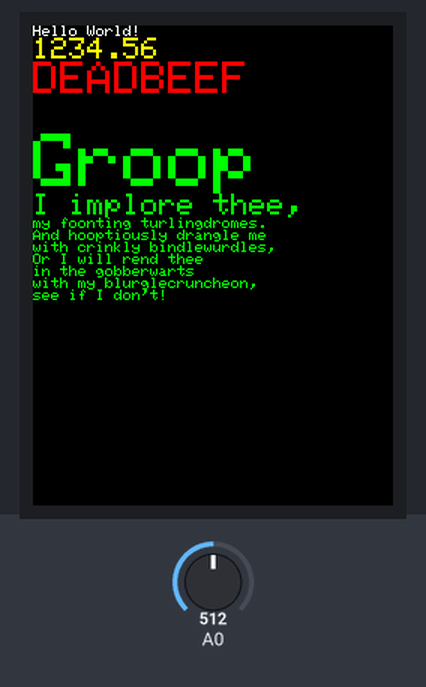
Bench run of a sketch on a simulated Arduino Uno, built with avr-gcc and run on an emulated ATmega328P. Shown: 240×320 colour display. The inputs (shaded band) are chosen by the test bench; at power-on: A0 = 512. What the sketch prints to the serial monitor is not drawn.

Above: at 0.3 s.

The sketch:

Test_LCD_spfd5408_24-9-15.ino
```cpp
// IMPORTANT: Adafruit_TFTLCD LIBRARY MUST BE SPECIFICALLY
// CONFIGURED FOR EITHER THE TFT SHIELD OR THE BREAKOUT BOARD.
// SEE RELEVANT COMMENTS IN Adafruit_TFTLCD.h FOR SETUP.

// Modified for SPFD5408 Library by Joao Lopes
// Version 0.9.2 - Rotation for Mega and screen initial

// *** SPFD5408 change -- Begin
#include <SPFD5408_Adafruit_GFX.h>    // Core graphics library
#include <SPFD5408_Adafruit_TFTLCD.h> // Hardware-specific library
#include <SPFD5408_TouchScreen.h>
// *** SPFD5408 change -- End

// The control pins for the LCD can be assigned to any digital or
// analog pins...but we'll use the analog pins as this allows us to
// double up the pins with the touch screen (see the TFT paint example).
#define LCD_CS A3 // Chip Select goes to Analog 3
#define LCD_CD A2 // Command/Data goes to Analog 2
#define LCD_WR A1 // LCD Write goes to Analog 1
#define LCD_RD A0 // LCD Read goes to Analog 0

#define LCD_RESET A4 // Can alternately just connect to Arduino's reset pin

// When using the BREAKOUT BOARD only, use these 8 data lines to the LCD:
// For the Arduino Uno, Duemilanove, Diecimila, etc.:
//   D0 connects to digital pin 8  (Notice these are
//   D1 connects to digital pin 9   NOT in order!)
//   D2 connects to digital pin 2
//   D3 connects to digital pin 3
//   D4 connects to digital pin 4
//   D5 connects to digital pin 5
//   D6 connects to digital pin 6
//   D7 connects to digital pin 7
// For the Arduino Mega, use digital pins 22 through 29
// (on the 2-row header at the end of the board).

// Assign human-readable names to some common 16-bit color values:
#define	BLACK   0x0000
#define	BLUE    0x001F
#define	RED     0xF800
#define	GREEN   0x07E0
#define CYAN    0x07FF
#define MAGENTA 0xF81F
#define YELLOW  0xFFE0
#define WHITE   0xFFFF

Adafruit_TFTLCD tft(LCD_CS, LCD_CD, LCD_WR, LCD_RD, LCD_RESET);
// If using the shield, all control and data lines are fixed, and
// a simpler declaration can optionally be used:
// Adafruit_TFTLCD tft;

// -- Setup


void setup(void) {


  Serial.begin(9600);
  int duration, distance;

  progmemPrintln(PSTR("TFT LCD test"));

#ifdef USE_ADAFRUIT_SHIELD_PINOUT
  progmemPrintln(PSTR("Using Adafruit 2.8\" TFT Arduino Shield Pinout"));
#else
  progmemPrintln(PSTR("Using Adafruit 2.8\" TFT Breakout Board Pinout"));
#endif

  tft.reset();

  // *** SPFD5408 change -- Begin

// Original code commented

//  uint16_t identifier = tft.readID();
//
//  if(identifier == 0x9325) {
//    Serial.println(F("Found ILI9325 LCD driver"));
//  } else if(identifier == 0x9328) {
//    Serial.println(F("Found ILI9328 LCD driver"));
//  } else if(identifier == 0x7575) {
//    Serial.println(F("Found HX8347G LCD driver"));
//  } else if(identifier == 0x9341) {
//    Serial.println(F("Found ILI9341 LCD driver"));
//  } else if(identifier == 0x8357) {
//    Serial.println(F("Found HX8357D LCD driver"));
//  } else {
//    Serial.print(F("Unknown LCD driver chip: "));
//    Serial.println(identifier, HEX);
//    Serial.println(F("If using the Adafruit 2.8\" TFT Arduino shield, the line:"));
//    Serial.println(F("  #define USE_ADAFRUIT_SHIELD_PINOUT"));
//    Serial.println(F("should appear in the library header (Adafruit_TFT.h)."));
//    Serial.println(F("If using the breakout board, it should NOT be #defined!"));
//    Serial.println(F("Also if using the breakout, double-check that all wiring"));
//    Serial.println(F("matches the tutorial."));
//    return;
//  }
//
//  tft.begin(identifier);

  // Code changed to works

  tft.begin(0x9341); // SDFP5408

  tft.setRotation(0); // Need for the Mega, please changed for your choice or rotation initial

  // *** SPFD5408 change -- End

  progmemPrintln(PSTR("Benchmark                Time (microseconds)"));


  progmemPrint(PSTR("Text                     "));
  Serial.println(testText());
  delay(3000);

  progmemPrintln(PSTR("Done!"));
}

void loop(void) {

  String sensorVal = String(analogRead(A0));


}


unsigned long testText() {
  tft.fillScreen(BLACK);
  unsigned long start = micros();
  tft.setCursor(0, 0);
  tft.setTextColor(WHITE);  tft.setTextSize(1);
  tft.println("Hello World!");
  tft.setTextColor(YELLOW); tft.setTextSize(2);
  tft.println(1234.56);
  tft.setTextColor(RED);    tft.setTextSize(3);
  tft.println(0xDEADBEEF, HEX);
  tft.println();
  tft.setTextColor(GREEN);
  tft.setTextSize(5);
  tft.println("Groop");
  tft.setTextSize(2);
  tft.println("I implore thee,");
  tft.setTextSize(1);
  tft.println("my foonting turlingdromes.");
  tft.println("And hooptiously drangle me");
  tft.println("with crinkly bindlewurdles,");
  tft.println("Or I will rend thee");
  tft.println("in the gobberwarts");
  tft.println("with my blurglecruncheon,");
  tft.println("see if I don't!");


  return micros() - start;
}


// Copy string from flash to serial port
// Source string MUST be inside a PSTR() declaration!
void progmemPrint(const char *str) {
  char c;
  while(c = pgm_read_byte(str++)) Serial.print(c);
}

// Same as above, with trailing newline
void progmemPrintln(const char *str) {
  progmemPrint(str);
  Serial.println();
}
```
